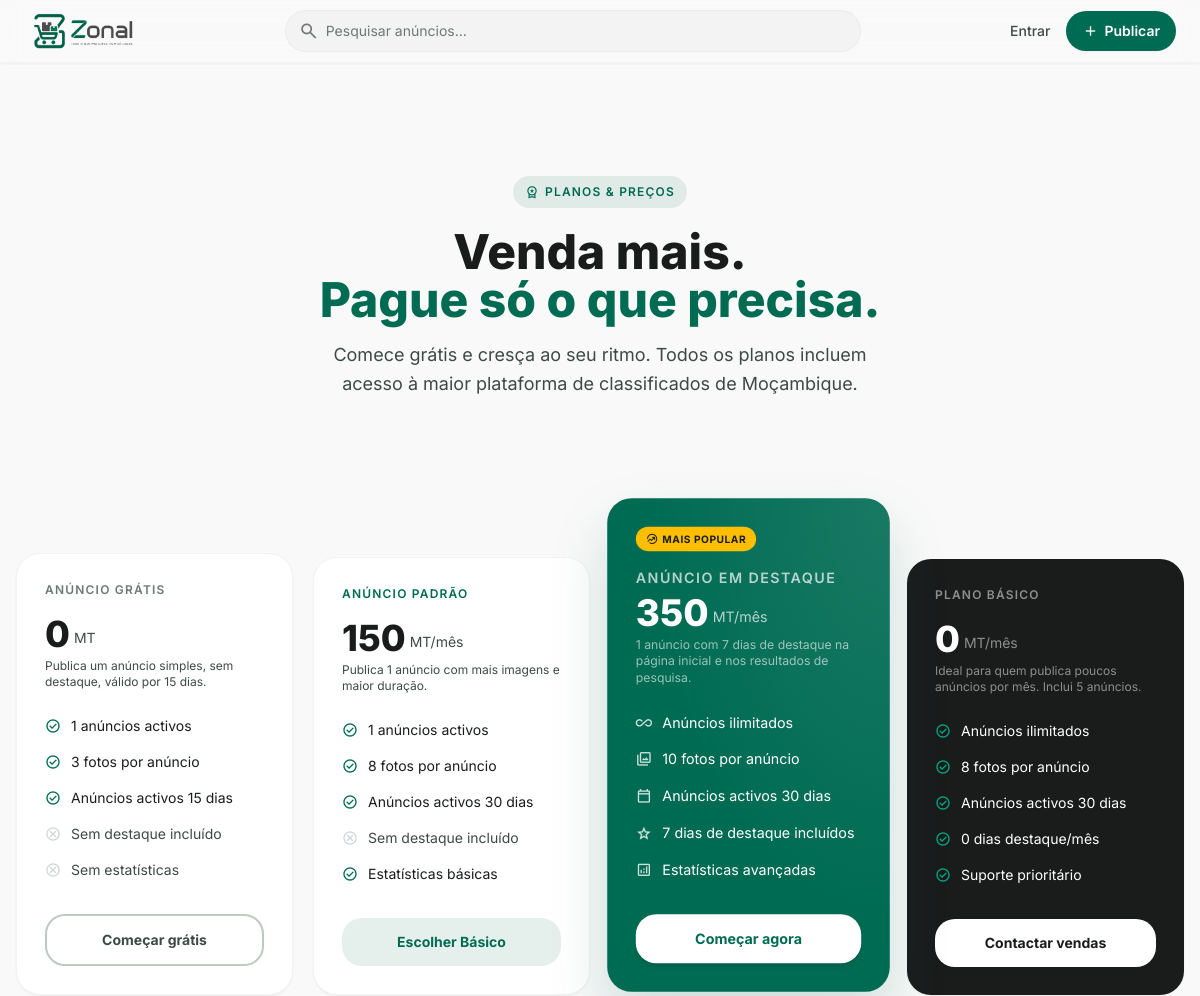
Page /planos/ (upper part) on the earlier database version.
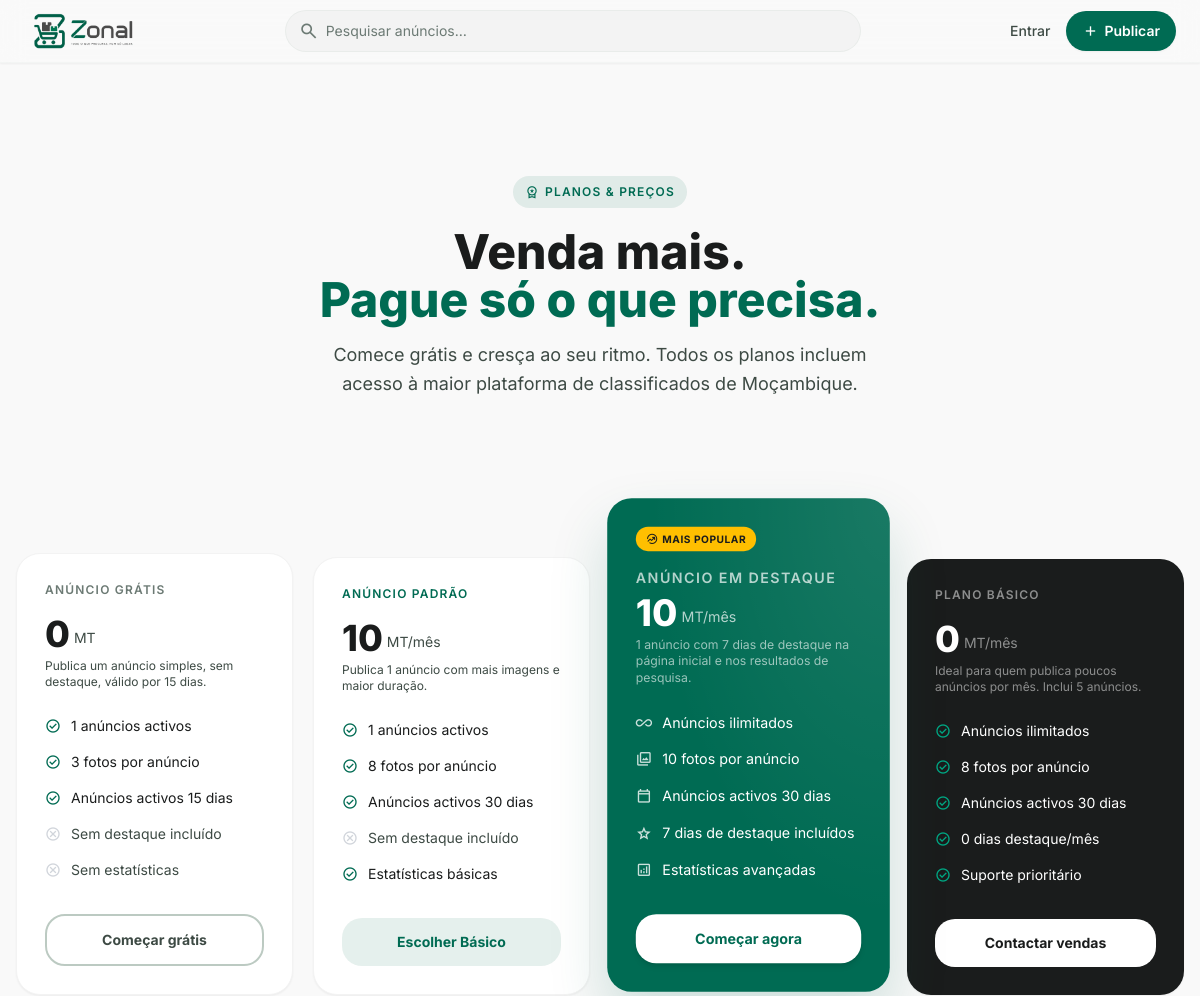
Same page on the later database version.
### apps/pagamentos/models.py (models this page shows, shortened)
class PlanoPublicacao(models.Model):
    TIPO_CHOICES = [
        ('avulso', 'Por Anúncio'),
        ('subscricao', 'Subscrição'),
    ]
    nome = models.CharField(max_length=100)
    descricao = models.TextField(blank=True)
    tipo = models.CharField(max_length=20, choices=TIPO_CHOICES)
    preco = models.DecimalField(max_digits=12, decimal_places=2, help_text='Preço em Meticais (MZN)')
    max_anuncios = models.PositiveIntegerField(null=True, blank=True, help_text='Deixar em branco para ilimitado')
    duracao_anuncio_dias = models.PositiveIntegerField(default=30)
    duracao_subscricao_dias = models.PositiveIntegerField(default=30)
    max_imagens = models.PositiveIntegerField(default=6)
    dias_destaque_incluidos = models.PositiveIntegerField(default=0)
    activo = models.BooleanField(default=True)
    ordem = models.PositiveIntegerField(default=0)
    criado_em = models.DateTimeField(auto_now_add=True)
    actualizado_em = models.DateTimeField(auto_now=True)
    class Meta:
        verbose_name = 'Plano de publicação'
        verbose_name_plural = 'Planos de publicação'
        ordering = ['ordem', 'preco']
    @property
    def ilimitado(self):
        return self.max_anuncios is None

### apps/anuncios/views.py (the view, shortened to what this page needs)
# urls.py: path('planos/', views.planos_page_view, name='planos'),
def planos_page_view(request):
    planos_publicacao = PlanoPublicacao.objects.filter(activo=True).order_by('ordem')
    subscricao_activa = None
    return render(request, 'pagamentos/planos.html', {
        'planos_publicacao':  planos_publicacao,
        'subscricao_activa':  subscricao_activa,
        'metodos_pagamento':  METODOS_PAGAMENTO,
        'faq_estatico':       FAQ_ESTATICO,
    })

### templates/pagamentos/planos.html (shortened to what the changed rows need)
{% extends "base.html" %}
{% load static %}
{% load humanize %}
{% load l10n %}
{% block content %}
<main class="pt-24 pb-28 font-body-alt">
    <section class="text-center px-4 py-16 md:py-20 max-w-3xl mx-auto">
        <h1 class="font-display text-4xl md:text-5xl font-extrabold text-on-surface leading-tight mb-4">
            Venda mais.<br/>
            <span class="text-primary">Pague só o que precisa.</span>
        </h1>
    </section>
    <section class="px-4 max-w-7xl mx-auto mb-24">
        <div class="grid grid-cols-1 sm:grid-cols-2 lg:grid-cols-4 gap-5 items-end">
            {% for plano in planos_publicacao %}
            {% with is_popular=forloop.counter|floatformat:"0"|make_list %}
            {% if forloop.counter == 3 %}
            <div class="plano-card popular bg-primary rounded-3xl p-7 shadow-2xl relative overflow-hidden order-first lg:order-none">
                <div class="absolute inset-0 opacity-10"
                     style="background: radial-gradient(ellipse at top right, #fff 0%, transparent 60%);"></div>
                <div class="badge-popular inline-flex items-center gap-1 bg-highlights text-on-background
                             text-[10px] font-bold px-2.5 py-1 rounded-full mb-4 relative z-10 uppercase tracking-wider">
                    <span class="material-symbols-outlined text-xs">whatshot</span>
                    Mais popular
                </div>
                <div class="relative z-10">
                    <p class="font-display text-sm font-semibold text-white/70 uppercase tracking-widest mb-1">{{ plano.nome }}</p>
                    <div class="flex items-end gap-1 mb-1">
                        <span class="font-display text-4xl font-extrabold text-white" id="preco-{{ plano.id }}">
                            {{ plano.preco|floatformat:0 }}
                        </span>
                        <span class="text-white/70 text-sm mb-1.5">MT/mês</span>
                    </div>
                    <p class="text-white/60 text-xs mb-6">{{ plano.descricao }}</p>
                    <ul class="space-y-3 mb-8">
                        <li class="flex items-center gap-2.5 text-sm text-white">
                            <span class="material-symbols-outlined text-white/80 text-base">all_inclusive</span>
                            Anúncios ilimitados
                        </li>
                        <li class="flex items-center gap-2.5 text-sm text-white">
                            <span class="material-symbols-outlined text-white/80 text-base">photo_library</span>
                            {{ plano.max_imagens }} fotos por anúncio
                        </li>
                        <li class="flex items-center gap-2.5 text-sm text-white">
                            <span class="material-symbols-outlined text-white/80 text-base">calendar_today</span>
                            Anúncios activos {{ plano.duracao_anuncio_dias }} dias
                        </li>
                        <li class="flex items-center gap-2.5 text-sm text-white">
                            <span class="material-symbols-outlined text-white/80 text-base">star</span>
                            {{ plano.dias_destaque_incluidos }} dias de destaque incluídos
                        </li>
                        <li class="flex items-center gap-2.5 text-sm text-white">
                            <span class="material-symbols-outlined text-white/80 text-base">analytics</span>
                            Estatísticas avançadas
                        </li>
                    </ul>
                    <button onclick="iniciarCompra({{ plano.id }}, '{{ plano.nome }}')"
                            class="w-full py-3.5 rounded-xl bg-white text-primary font-display font-bold text-sm
                                   hover:bg-white/90 transition-all active:scale-95 shadow-md">
                        {% if subscricao_activa and subscricao_activa.plano_id == plano.id %}
                            Plano actual
                        {% elif subscricao_activa %}
                            Fazer upgrade
                        {% else %}
                            Começar agora
                        {% endif %}
                    </button>
                </div>
            </div>
            {% elif forloop.counter == 1 %}
            <div class="plano-card bg-surface-container-lowest rounded-3xl p-7 shadow-sm border border-surface-container-low">
                <p class="font-display text-xs font-semibold text-outline uppercase tracking-widest mb-4">{{ plano.nome }}</p>
                <div class="flex items-end gap-1 mb-1">
                    <span class="font-display text-4xl font-extrabold text-on-surface">0</span>
                    <span class="text-on-surface-variant text-sm mb-1.5">MT</span>
                </div>
                <p class="text-on-surface-variant text-xs mb-6">{{ plano.descricao }}</p>
                <ul class="space-y-3 mb-8">
                    <li class="flex items-center gap-2.5 text-sm text-on-surface">
                        <span class="material-symbols-outlined check text-base">check_circle</span>
                        {{ plano.max_anuncios }} anúncios activos
                    </li>
                    <li class="flex items-center gap-2.5 text-sm text-on-surface">
                        <span class="material-symbols-outlined check text-base">check_circle</span>
                        {{ plano.max_imagens }} fotos por anúncio
                    </li>
                    <li class="flex items-center gap-2.5 text-sm text-on-surface">
                        <span class="material-symbols-outlined check text-base">check_circle</span>
                        Anúncios activos {{ plano.duracao_anuncio_dias }} dias
                    </li>
                    <li class="flex items-center gap-2.5 text-sm text-on-surface-variant">
                        <span class="material-symbols-outlined cross text-base">cancel</span>
                        Sem destaque incluído
                    </li>
                    <li class="flex items-center gap-2.5 text-sm text-on-surface-variant">
                        <span class="material-symbols-outlined cross text-base">cancel</span>
                        Sem estatísticas
                    </li>
                </ul>
                <button onclick="iniciarCompra({{ plano.id }}, '{{ plano.nome }}')"
                        class="w-full py-3.5 rounded-xl border-2 border-outline-variant text-on-surface-variant
                               font-display font-bold text-sm hover:border-primary hover:text-primary transition-all">
                    {% if subscricao_activa and subscricao_activa.plano_id == plano.id %}
                        Plano actual
                    {% elif not subscricao_activa %}
                        Começar grátis
                    {% else %}
                        Downgrade
                    {% endif %}
                </button>
            </div>
            {% elif forloop.counter == 2 %}
            <div class="plano-card bg-surface-container-lowest rounded-3xl p-7 shadow-sm border border-surface-container-low">
                <p class="font-display text-xs font-semibold text-primary uppercase tracking-widest mb-4">{{ plano.nome }}</p>
                <div class="flex items-end gap-1 mb-1">
                    <span class="font-display text-4xl font-extrabold text-on-surface" id="preco-{{ plano.id }}">
                        {{ plano.preco|floatformat:0 }}
                    </span>
                    <span class="text-on-surface-variant text-sm mb-1.5">MT/mês</span>
                </div>
                <p class="text-on-surface-variant text-xs mb-6">{{ plano.descricao }}</p>
                <ul class="space-y-3 mb-8">
                    <li class="flex items-center gap-2.5 text-sm text-on-surface">
                        <span class="material-symbols-outlined check text-base">check_circle</span>
                        {{ plano.max_anuncios }} anúncios activos
                    </li>
                    <li class="flex items-center gap-2.5 text-sm text-on-surface">
                        <span class="material-symbols-outlined check text-base">check_circle</span>
                        {{ plano.max_imagens }} fotos por anúncio
                    </li>
                    <li class="flex items-center gap-2.5 text-sm text-on-surface">
                        <span class="material-symbols-outlined check text-base">check_circle</span>
                        Anúncios activos {{ plano.duracao_anuncio_dias }} dias
                    </li>
                    <li class="flex items-center gap-2.5 text-sm text-on-surface-variant">
                        <span class="material-symbols-outlined cross text-base">cancel</span>
                        Sem destaque incluído
                    </li>
                    <li class="flex items-center gap-2.5 text-sm text-on-surface">
                        <span class="material-symbols-outlined check text-base">check_circle</span>
                        Estatísticas básicas
                    </li>
                </ul>
                <button onclick="iniciarCompra({{ plano.id }}, '{{ plano.nome }}')"
                        class="w-full py-3.5 rounded-xl bg-primary/10 text-primary font-display font-bold text-sm
                               hover:bg-primary hover:text-on-primary transition-all active:scale-95">
                    {% if subscricao_activa and subscricao_activa.plano_id == plano.id %}
                        Plano actual
                    {% elif subscricao_activa %}
                        Fazer upgrade
                    {% else %}
                        Escolher Básico
                    {% endif %}
                </button>
            </div>
            {% endif %}
            {% endwith %}
            {% endfor %}
        </div>
    </section>
</main>
{% endblock %}

Differences in the rows shown:
changed PlanoPublicacao "ANÚNCIO PADRÃO": preco "150" → "10"
changed PlanoPublicacao "ANÚNCIO EM DESTAQUE": preco "350" → "10"
